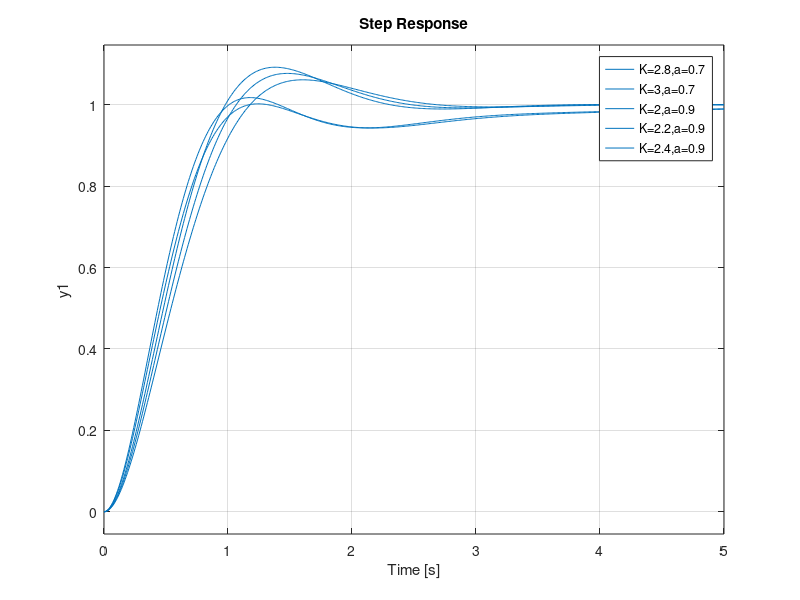

This chart was generated by the following MATLAB code:
clc
clear all
close all
K = 2:0.2:3;
a = 0.5:0.2:1.5;
% Evaluate closed-loop unit-step response at each 'K' and 'a' combination
% that will yield the maximum overshoot less than 10%
t = 0:0.01:5;
g = tf([1.2],[0.36 1.86 2.5 1]);
k = 0;
for i = 1:6;
for j = 1:6;
gc = tf(K(i)*[1 2*a(j) a(j)^2], [1 0]); % controller
G = gc*g/(1 + gc*g);                    % closed-loop transfer function
y = step(G,t);
m = max(y);                             % not proper for all overshot calculation
if m < 1.10 & m >1
k = k+1;
solution(k,:) = [K(i) a(j) m];
end
end
end
k
Sort_Solution=sortrows(solution,3);




 
figure;
for(i=1:k)
K(i)=Sort_Solution(i,1);
a(i)=Sort_Solution(i,2);
gc   =tf(K(i)*[1 2*a(i) a(i)^2],[1 0])
G    = gc*g/(1+gc*g);
step(G,t);
hold on
end

legend(['K=',num2str(K(1)),',a=',num2str(a(1))],...
       ['K=',num2str(K(2)),',a=',num2str(a(2))],...
       ['K=',num2str(K(3)),',a=',num2str(a(3))],...
       ['K=',num2str(K(4)),',a=',num2str(a(4))],...
       ['K=',num2str(K(5)),',a=',num2str(a(5))]);

% K=Sort_Solution(k-1,1);
% a=Sort_Solution(k-1,2);
% 
% hold on 
% step(G,t)
% legend(['K=',num2str(K),',a=',num2str(a)]);
